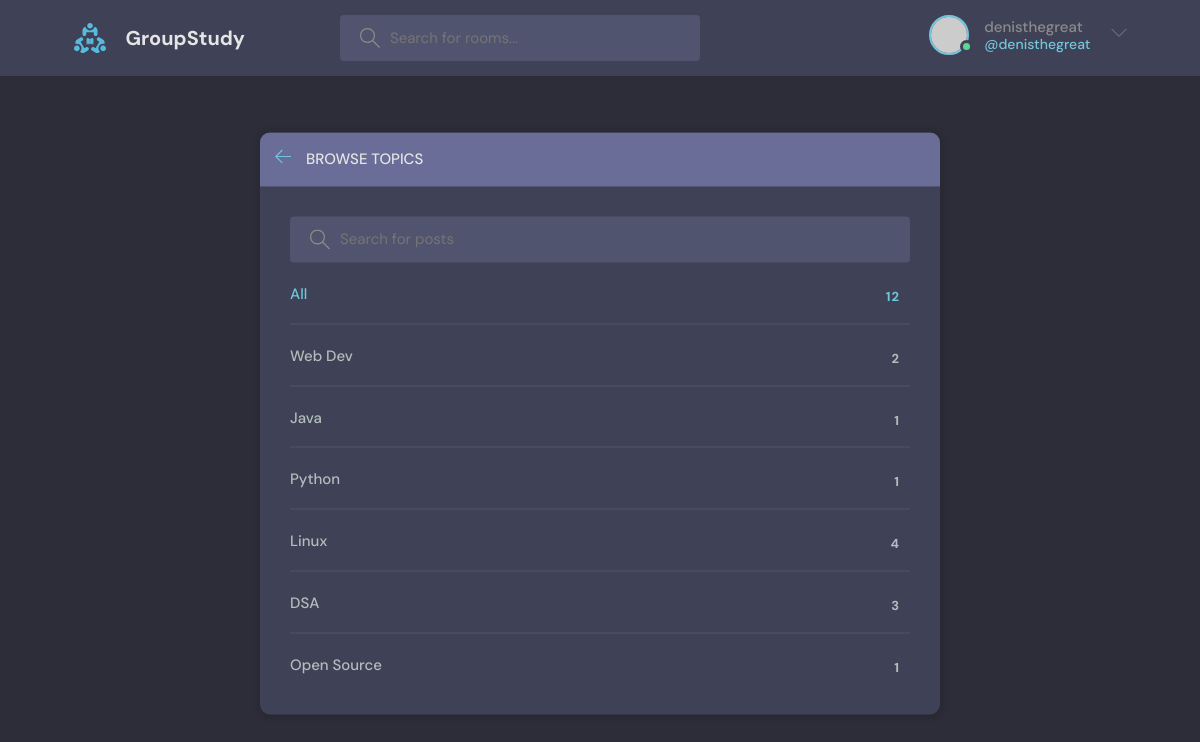
The page /browse-topic/ (signed in) on the database its author committed.
### base/models.py (models this page shows, shortened)
class Subject(models.Model):
    name = models.CharField(max_length=200)

### base/views.py (the view)
# urls.py: path('browse-topic/',views.browseTopic),
def browseTopic(request):
    q = request.GET.get('q') if request.GET.get('q') != None else ''
    subjects = Subject.objects.filter(name__icontains = q)
    totalrooms = Room.objects.all().count
    context = {"subjects" : subjects,"totalrooms" : totalrooms}
    return render(request,'base/topics.html',context)

### base/templates/base/topics.html (shortened to what this page needs)
{%extends 'main.html'%}
{%block content%}
<main class="create-room layout">
      <div class="container">
        <div class="layout__box">
          <div class="layout__boxHeader">
            <div class="layout__boxTitle">
              <a href="/">
                <svg version="1.1" xmlns="http://www.w3.org/2000/svg" width="32" height="32" viewBox="0 0 32 32">
                  <title>arrow-left</title>
                  <path
                    d="M13.723 2.286l-13.723 13.714 13.719 13.714 1.616-1.611-10.96-10.96h27.625v-2.286h-27.625l10.965-10.965-1.616-1.607z"
                  ></path>
                </svg>
              </a>
              <h3>Browse Topics</h3>
            </div>
          </div>
          <div class="topics-page layout__body">
            <form method="get" action="" class="header__search">
              <label>
                <input name="q" placeholder="Search for posts" />
              </label>
            </form>
            <ul class="topics__list">
              <li>
                <a href="/" class="active">All <span>{{totalrooms}}</span></a>
              </li>
              {%for subject in subjects%}
              <li>
                <a href="/?q={{subject.name}}">{{subject.name}}<span>{{subject.room_set.all.count}}</span></a>
              </li>
              {%endfor%}
            </ul>
          </div>
        </div>
      </div>
    </main>
{%endblock content%}

### templates/navbar.html (shortened to what this page needs)
<header class="header header--loggedIn">
    <div class="container">
      <a href="/" class="header__logo">
        <img src="../static/images/logo.svg" />
        <h1>GroupStudy</h1>
      </a>
      <form class="header__search" method="get" action="/">
        <label>
          <input name="q" placeholder="Search for rooms..." />
        </label>
      </form>
      <nav class="header__menu">
        {%if request.user.is_authenticated%}
        <div class="header__user">
          <a href="/profile/{{request.user.id}}">
            <div class="avatar avatar--medium active">
              <img src="https://randomuser.me/api/portraits/men/37.jpg" />
            </div>
            <p>{{request.user.username}}<span>@{{request.user.username}}</span></p>
          </a>
          <button class="dropdown-button">
            <svg version="1.1" xmlns="http://www.w3.org/2000/svg" width="32" height="32" viewBox="0 0 32 32">
              <title>chevron-down</title>
              <path d="M16 21l-13-13h-3l16 16 16-16h-3l-13 13z"></path>
            </svg>
          </button>
        </div>
        {%else%}
            <a href="/login">
                <img src="../static/images/avatar.svg" />
                <p>Login</p>
            </a>
        {%endif%}
      </nav>
    </div>
  </header>

### static/styles/style.css (style rules this page uses)
:root { --color-main: #71c6dd; --color-main-light: #e1f6fb; --color-dark: #3f4156; --color-dark-medium: #51546e; --color-dark-light: #696d97; --color-light: #e5e5e5; --color-gray: #8b8b8b; --color-light-gray: #b2bdbd; --color-bg: #2d2d39; --color-success: #5dd693; --color-error: #fc4b0b; }
* { font-family: "DM Sans", -apple-system, BlinkMacSystemFont, "Segoe UI", Roboto, Oxygen, Ubuntu, Cantarell, "Open Sans", "Helvetica Neue", sans-serif; margin: 0; padding: 0; box-sizing: border-box; text-rendering: optimizeLegibility; font-size: inherit; }
html { font-size: 56.25%; }
@media only screen and (min-width: 1200px) { html { font-size: 62.5%; } }
body { line-height: 1.6; font-weight: 400; font-size: 1.5rem; color: var(--color-light-gray); background-color: var(--color-bg); min-height: 100vh; }
img { width: 100%; }
a { display: inline-block; color: var(--color-main); text-decoration: none; }
.container { max-width: 120rem; width: 90%; margin: auto; }
.avatar { position: relative; display: inline-block; border-radius: 50%; border: 2px solid var(--color-main); }
.avatar img { display: block; border-radius: 50%; object-fit: cover; object-position: center; }
.avatar::after { content: ""; display: block; position: absolute; background-color: var(--color-gray); z-index: 111; border-radius: 50%; border: 0.3rem solid var(--color-dark); }
.avatar.active::after { background-color: var(--color-success); }
.avatar.avatar--medium img { width: 3.6rem; height: 3.6rem; border-radius: 50%; }
.avatar.avatar--medium:after { width: 0.7rem; height: 0.7rem; bottom: 0px; right: -6px; }
.header { padding: 1.5rem; background-color: var(--color-dark); }
.header > .container { display: flex; gap: 9.5rem; }
.header__logo, .header__user { display: flex; gap: 2rem; align-items: center; }
.header__logo > img { height: 3.2rem; width: 3.2rem; }
.header__logo > h1 { font-weight: 700; font-size: 2rem; color: var(--color-light); }
.header__search > label { background-color: var(--color-dark-medium); padding: 1.3rem 1rem; display: flex; align-items: center; gap: 1rem; border-radius: 4px; }
.header__search svg { fill: var(--color-gray); width: 2rem; height: 2rem; margin-left: 1rem; }
.header__search input { width: 30rem; background: transparent; border: none; outline: none; color: var(--color-light); }
.header__menu { margin-left: auto; position: relative; }
.header__menu a { display: flex; gap: 1.5rem; align-items: center; font-weight: 500; text-decoration: none; color: var(--color-gray); }
.header__menu img { height: 3.6rem; }
.header__menu p { line-height: 1.2; }
.header__menu span { color: var(--color-main); font-weight: 500; font-size: 1.4rem; display: block; }
.header__menu svg { width: 1.6rem; height: 1.6rem; fill: var(--color-dark-light); }
.dropdown-button { background: transparent; border: 0; outline: 0; cursor: pointer; }
.layout { margin-top: 2.4rem; }
.layout > .container { display: flex; justify-content: space-between; align-items: flex-start; }
.layout__box { width: 90%; max-width: 48rem; min-height: 40rem; position: absolute; top: 50%; left: 50%; transform: translate(-50%, -46%); background-color: var(--color-dark); border-radius: 1rem; box-shadow: 1px 1px 6px 3px rgba(0, 0, 0, 0.1); overflow: hidden; }
.layout__boxHeader { display: flex; padding: 1.5rem; background-color: var(--color-dark-light); }
.layout__boxTitle { display: flex; gap: 1.5rem; align-items: center; }
.layout__boxTitle h3 { text-transform: uppercase; font-weight: 500; color: var(--color-light); }
.layout__boxTitle svg { width: 1.6rem; height: 1.6rem; fill: var(--color-main); }
.layout__body { margin: 3rem; }
.topics__list { list-style: none; }
.topics__list li a { display: flex; justify-content: space-between; margin-bottom: 3rem; font-weight: 500; color: var(--color-light-gray); transition: all 0.3s ease-in-out; }
.topics__list li a.active, .topics__list li a:hover { color: var(--color-main); }
.topics__list li a span { padding: 0.5rem 1rem; background-color: var(--color-dark); border-radius: 3px; font-size: 1.3rem; font-weight: 700; letter-spacing: 1px; }
.topics-page .topics__list li:not(:last-child) a { margin: 2rem 0; padding-bottom: 1rem; text-decoration: none; border-bottom: 1px solid var(--color-dark-medium); }
.topics-page .header__search { display: block; }
.create-room.layout .layout__box { max-width: 68rem; }

### rows shown on the page
Subject: name "Web Dev", room_set.all.count "2"
Subject: name "Java", room_set.all.count "1"
Subject: name "Python", room_set.all.count "1"
Subject: name "Linux", room_set.all.count "4"
Subject: name "DSA", room_set.all.count "3"
Subject: name "Open Source", room_set.all.count "1"

### other values the page prints
{{ request.user.username }} "denisthegreat"
{{ totalrooms }} "12"
